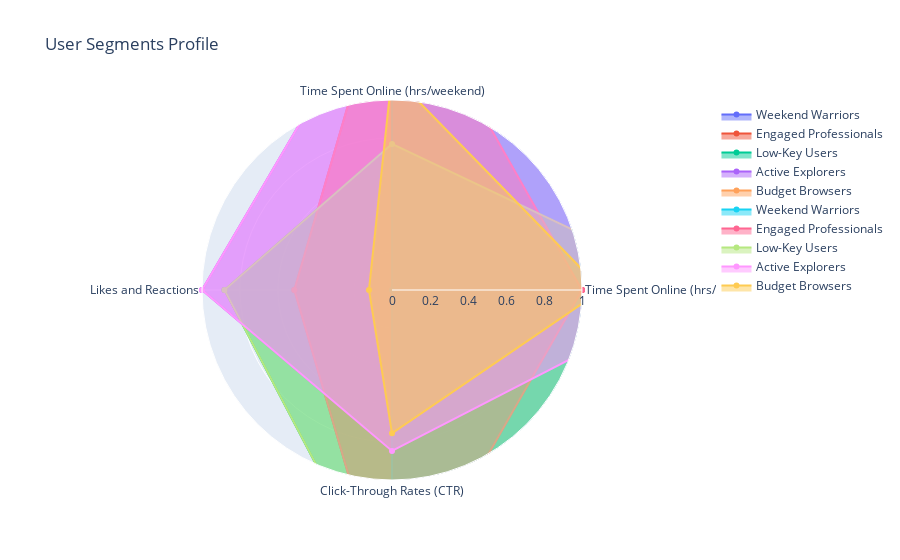

This figure's notebook cell:
### Code cell
# loop through each segment to add to the radar chart
for i, segment in enumerate(segment_names):
    fig.add_trace(go.Scatterpolar(
        r=radar_df_normalized.iloc[i][features_to_plot].values.tolist() + [radar_df_normalized.iloc[i][features_to_plot].values[0]],  # Add the first value at the end to close the radar chart
        theta=labels.tolist() + [labels[0]],  # add the first label at the end to close the radar chart
        fill='toself',
        name=segment,
        hoverinfo='text',
        text=[f"{label}: {value:.2f}" for label, value in zip(features_to_plot, radar_df_normalized.iloc[i][features_to_plot])]+[f"{labels[0]}: {radar_df_normalized.iloc[i][features_to_plot][0]:.2f}"]  # Adding hover text for each feature
    ))

# update the layout to finalize the radar chart
fig.update_layout(
    polar=dict(
        radialaxis=dict(
            visible=True,
            range=[0, 1]
        )),
    showlegend=True,
    title='User Segments Profile'
)

fig.show()

### Figure 1 — Plotly figure (JSON) as saved in the notebook; plotly's stock layout.template omitted (floating-point values rounded to 4 significant figures)
{"data": [{"fill": "toself", "hoverinfo": "text", "name": "Weekend Warriors", "r": [2, 1.538, 0, 1.509, 2], "text": ["Time Spent Online (hrs/weekday): 2.00", "Time Spent Online (hrs/weekend): 1.54", "Likes and Reactions: 0.00", "Click-Through Rates (CTR): 1.51", "Time Spent Online (hrs/weekday): 2.00"], "theta": ["Time Spent Online (hrs/weekday)", "Time Spent Online (hrs/weekend)", "Likes and Reactions", "Click-Through Rates (CTR)", "Time Spent Online (hrs/weekday)"], "type": "scatterpolar"}, {"fill": "toself", "hoverinfo": "text", "name": "Engaged Professionals", "r": [1, 1.769, 0.5142, 1.755, 1], "text": ["Time Spent Online (hrs/weekday): 1.00", "Time Spent Online (hrs/weekend): 1.77", "Likes and Reactions: 0.51", "Click-Through Rates (CTR): 1.75", "Time Spent Online (hrs/weekday): 1.00"], "theta": ["Time Spent Online (hrs/weekday)", "Time Spent Online (hrs/weekend)", "Likes and Reactions", "Click-Through Rates (CTR)", "Time Spent Online (hrs/weekday)"], "type": "scatterpolar"}, {"fill": "toself", "hoverinfo": "text", "name": "Low-Key Users", "r": [1.621, 0.769, 0.8819, 1.68, 1.621], "text": ["Time Spent Online (hrs/weekday): 1.62", "Time Spent Online (hrs/weekend): 0.77", "Likes and Reactions: 0.88", "Click-Through Rates (CTR): 1.68", "Time Spent Online (hrs/weekday): 1.62"], "theta": ["Time Spent Online (hrs/weekday)", "Time Spent Online (hrs/weekend)", "Likes and Reactions", "Click-Through Rates (CTR)", "Time Spent Online (hrs/weekday)"], "type": "scatterpolar"}, {"fill": "toself", "hoverinfo": "text", "name": "Active Explorers", "r": [1.647, 1.702, 1, 0.8469, 1.647], "text": ["Time Spent Online (hrs/weekday): 1.65", "Time Spent Online (hrs/weekend): 1.70", "Likes and Reactions: 1.00", "Click-Through Rates (CTR): 0.85", "Time Spent Online (hrs/weekday): 1.65"], "theta": ["Time Spent Online (hrs/weekday)", "Time Spent Online (hrs/weekend)", "Likes and Reactions", "Click-Through Rates (CTR)", "Time Spent Online (hrs/weekday)"], "type": "scatterpolar"}, {"fill": "toself", "hoverinfo": "text", "name": "Budget Browsers", "r": [1.106, 1.136, 0.1212, 0.7546, 1.106], "text": ["Time Spent Online (hrs/weekday): 1.11", "Time Spent Online (hrs/weekend): 1.14", "Likes and Reactions: 0.12", "Click-Through Rates (CTR): 0.75", "Time Spent Online (hrs/weekday): 1.11"], "theta": ["Time Spent Online (hrs/weekday)", "Time Spent Online (hrs/weekend)", "Likes and Reactions", "Click-Through Rates (CTR)", "Time Spent Online (hrs/weekday)"], "type": "scatterpolar"}, {"fill": "toself", "hoverinfo": "text", "name": "Weekend Warriors", "r": [2, 1.538, 0, 1.509, 2], "text": ["Time Spent Online (hrs/weekday): 2.00", "Time Spent Online (hrs/weekend): 1.54", "Likes and Reactions: 0.00", "Click-Through Rates (CTR): 1.51", "Time Spent Online (hrs/weekday): 2.00"], "theta": ["Time Spent Online (hrs/weekday)", "Time Spent Online (hrs/weekend)", "Likes and Reactions", "Click-Through Rates (CTR)", "Time Spent Online (hrs/weekday)"], "type": "scatterpolar"}, {"fill": "toself", "hoverinfo": "text", "name": "Engaged Professionals", "r": [1, 1.769, 0.5142, 1.755, 1], "text": ["Time Spent Online (hrs/weekday): 1.00", "Time Spent Online (hrs/weekend): 1.77", "Likes and Reactions: 0.51", "Click-Through Rates (CTR): 1.75", "Time Spent Online (hrs/weekday): 1.00"], "theta": ["Time Spent Online (hrs/weekday)", "Time Spent Online (hrs/weekend)", "Likes and Reactions", "Click-Through Rates (CTR)", "Time Spent Online (hrs/weekday)"], "type": "scatterpolar"}, {"fill": "toself", "hoverinfo": "text", "name": "Low-Key Users", "r": [1.621, 0.769, 0.8819, 1.68, 1.621], "text": ["Time Spent Online (hrs/weekday): 1.62", "Time Spent Online (hrs/weekend): 0.77", "Likes and Reactions: 0.88", "Click-Through Rates (CTR): 1.68", "Time Spent Online (hrs/weekday): 1.62"], "theta": ["Time Spent Online (hrs/weekday)", "Time Spent Online (hrs/weekend)", "Likes and Reactions", "Click-Through Rates (CTR)", "Time Spent Online (hrs/weekday)"], "type": "scatterpolar"}, {"fill": "toself", "hoverinfo": "text", "name": "Active Explorers", "r": [1.647, 1.702, 1, 0.8469, 1.647], "text": ["Time Spent Online (hrs/weekday): 1.65", "Time Spent Online (hrs/weekend): 1.70", "Likes and Reactions: 1.00", "Click-Through Rates (CTR): 0.85", "Time Spent Online (hrs/weekday): 1.65"], "theta": ["Time Spent Online (hrs/weekday)", "Time Spent Online (hrs/weekend)", "Likes and Reactions", "Click-Through Rates (CTR)", "Time Spent Online (hrs/weekday)"], "type": "scatterpolar"}, {"fill": "toself", "hoverinfo": "text", "name": "Budget Browsers", "r": [1.106, 1.136, 0.1212, 0.7546, 1.106], "text": ["Time Spent Online (hrs/weekday): 1.11", "Time Spent Online (hrs/weekend): 1.14", "Likes and Reactions: 0.12", "Click-Through Rates (CTR): 0.75", "Time Spent Online (hrs/weekday): 1.11"], "theta": ["Time Spent Online (hrs/weekday)", "Time Spent Online (hrs/weekend)", "Likes and Reactions", "Click-Through Rates (CTR)", "Time Spent Online (hrs/weekday)"], "type": "scatterpolar"}], "layout": {"polar": {"radialaxis": {"range": [0, 1], "visible": true}}, "showlegend": true, "title": {"text": "User Segments Profile"}}}
